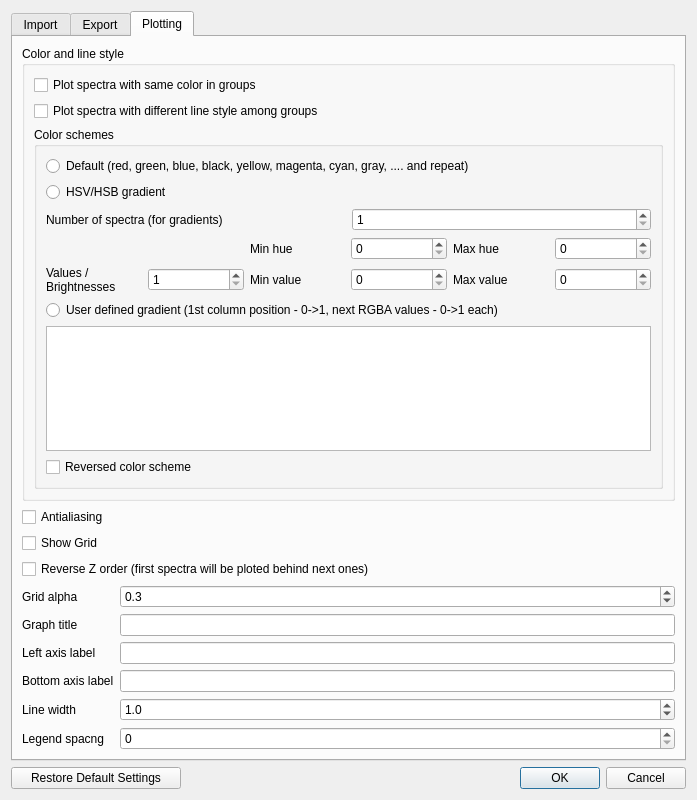
<?xml version="1.0" encoding="UTF-8"?>
<ui version="4.0">
 <class>Dialog</class>
 <widget class="QDialog" name="Dialog">
  <property name="enabled">
   <bool>true</bool>
  </property>
  <property name="geometry">
   <rect>
    <x>0</x>
    <y>0</y>
    <width>697</width>
    <height>800</height>
   </rect>
  </property>
  <property name="sizePolicy">
   <sizepolicy hsizetype="Fixed" vsizetype="Fixed">
    <horstretch>0</horstretch>
    <verstretch>0</verstretch>
   </sizepolicy>
  </property>
  <property name="minimumSize">
   <size>
    <width>0</width>
    <height>0</height>
   </size>
  </property>
  <property name="maximumSize">
   <size>
    <width>999999</width>
    <height>999999</height>
   </size>
  </property>
  <property name="windowTitle">
   <string>Dialog</string>
  </property>
  <layout class="QGridLayout" name="gridLayout_5">
   <item row="0" column="0">
    <layout class="QVBoxLayout" name="verticalLayout">
     <item>
      <widget class="QTabWidget" name="tabWidget">
       <property name="tabPosition">
        <enum>QTabWidget::North</enum>
       </property>
       <property name="tabShape">
        <enum>QTabWidget::Rounded</enum>
       </property>
       <property name="currentIndex">
        <number>2</number>
       </property>
       <property name="elideMode">
        <enum>Qt::ElideNone</enum>
       </property>
       <property name="usesScrollButtons">
        <bool>true</bool>
       </property>
       <property name="documentMode">
        <bool>false</bool>
       </property>
       <property name="tabsClosable">
        <bool>false</bool>
       </property>
       <property name="movable">
        <bool>false</bool>
       </property>
       <property name="tabBarAutoHide">
        <bool>true</bool>
       </property>
       <widget class="QWidget" name="tImport">
        <attribute name="title">
         <string>Import</string>
        </attribute>
        <layout class="QGridLayout" name="gridLayout_2">
         <item row="0" column="0">
          <layout class="QVBoxLayout" name="verticalLayout_2">
           <item>
            <widget class="QLabel" name="label_11">
             <property name="text">
              <string>\n - new line, \r - cartrige return, \t - tabulator
If delimiter field is empty, lines will be splitted by any whitespace (' ', '\n', '\r', '\t', '\f', '\v') and empty strings will be discarded (empty entries will be always removed). Note, that this does not apply for CSV file, if delimiter for CSV file is empty, default comma ',' will be used.</string>
             </property>
             <property name="wordWrap">
              <bool>true</bool>
             </property>
            </widget>
           </item>
           <item>
            <widget class="QGroupBox" name="groupBox_7">
             <property name="title">
              <string>CSV and Other files + Clipboard settings</string>
             </property>
             <layout class="QGridLayout" name="gridLayout_7">
              <item row="0" column="0">
               <layout class="QVBoxLayout" name="verticalLayout_10">
                <item>
                 <layout class="QHBoxLayout" name="horizontalLayout_3">
                  <item>
                   <widget class="QLabel" name="label_12">
                    <property name="text">
                     <string>Skip first n columns:</string>
                    </property>
                   </widget>
                  </item>
                  <item>
                   <widget class="QSpinBox" name="sbColumns">
                    <property name="maximum">
                     <number>9999999</number>
                    </property>
                   </widget>
                  </item>
                 </layout>
                </item>
                <item>
                 <widget class="QCheckBox" name="cbRemoveEmptyEntries">
                  <property name="text">
                   <string>Remove empty entries for each parsed line</string>
                  </property>
                 </widget>
                </item>
               </layout>
              </item>
             </layout>
            </widget>
           </item>
           <item>
            <widget class="QGroupBox" name="groupBox">
             <property name="title">
              <string>Files</string>
             </property>
             <layout class="QGridLayout" name="gridLayout_16">
              <item row="1" column="0">
               <layout class="QVBoxLayout" name="verticalLayout_9">
                <item>
                 <layout class="QGridLayout" name="gridLayout_3">
                  <item row="5" column="3">
                   <widget class="QLineEdit" name="general_imp_delimiter"/>
                  </item>
                  <item row="5" column="0">
                   <widget class="QLabel" name="label_3">
                    <property name="text">
                     <string>Delimiter</string>
                    </property>
                   </widget>
                  </item>
                  <item row="0" column="3">
                   <widget class="QLabel" name="label_7">
                    <property name="text">
                     <string>Other (*.txt, etc.)</string>
                    </property>
                   </widget>
                  </item>
                  <item row="6" column="3">
                   <widget class="QLineEdit" name="general_imp_decimal_sep"/>
                  </item>
                  <item row="6" column="0">
                   <widget class="QLabel" name="label_4">
                    <property name="text">
                     <string>Decimal separator</string>
                    </property>
                   </widget>
                  </item>
                  <item row="5" column="1">
                   <widget class="QLineEdit" name="dx_imp_delimiter"/>
                  </item>
                  <item row="5" column="2">
                   <widget class="QLineEdit" name="csv_imp_delimiter"/>
                  </item>
                  <item row="6" column="1">
                   <widget class="QLineEdit" name="dx_imp_decimal_sep"/>
                  </item>
                  <item row="6" column="2">
                   <widget class="QLineEdit" name="csv_imp_decimal_sep"/>
                  </item>
                  <item row="0" column="1">
                   <widget class="QLabel" name="label_6">
                    <property name="text">
                     <string>DX file</string>
                    </property>
                   </widget>
                  </item>
                  <item row="0" column="2">
                   <widget class="QLabel" name="label_5">
                    <property name="text">
                     <string>CSV file</string>
                    </property>
                   </widget>
                  </item>
                 </layout>
                </item>
                <item>
                 <layout class="QHBoxLayout" name="horizontalLayout_2">
                  <item>
                   <widget class="QGroupBox" name="groupBox_5">
                    <property name="title">
                     <string>DX file</string>
                    </property>
                    <layout class="QGridLayout" name="gridLayout_9">
                     <item row="0" column="0">
                      <layout class="QVBoxLayout" name="verticalLayout_4">
                       <item>
                        <widget class="QRadioButton" name="dx_import_spectra_name_from_filename">
                         <property name="text">
                          <string>Import spectra name
from filename</string>
                         </property>
                        </widget>
                       </item>
                       <item>
                        <widget class="QRadioButton" name="rb_DX_import_from_title">
                         <property name="text">
                          <string>Import spectra name
from ##TITLE entry</string>
                         </property>
                         <property name="checked">
                          <bool>true</bool>
                         </property>
                        </widget>
                       </item>
                       <item>
                        <widget class="QCheckBox" name="dx_if_title_is_empty_use_filename">
                         <property name="text">
                          <string>If ##TITLE is empty, use
spectra name from filename</string>
                         </property>
                        </widget>
                       </item>
                      </layout>
                     </item>
                    </layout>
                   </widget>
                  </item>
                  <item>
                   <widget class="QGroupBox" name="groupBox_6">
                    <property name="title">
                     <string>CSV and Other files</string>
                    </property>
                    <layout class="QGridLayout" name="gridLayout_15">
                     <item row="0" column="0">
                      <layout class="QVBoxLayout" name="verticalLayout_8">
                       <item>
                        <widget class="QLabel" name="label">
                         <property name="text">
                          <string>If possible (for non-concatenated data),</string>
                         </property>
                        </widget>
                       </item>
                       <item>
                        <widget class="QRadioButton" name="general_import_spectra_name_from_filename">
                         <property name="text">
                          <string>Import spectra name
from filename</string>
                         </property>
                        </widget>
                       </item>
                       <item>
                        <widget class="QRadioButton" name="rb_general_import_from_header">
                         <property name="text">
                          <string>Import spectra name
from header</string>
                         </property>
                         <property name="checked">
                          <bool>true</bool>
                         </property>
                        </widget>
                       </item>
                       <item>
                        <widget class="QCheckBox" name="general_if_header_is_empty_use_filename">
                         <property name="text">
                          <string>If header is empty, use
spectra name from filename</string>
                         </property>
                        </widget>
                       </item>
                      </layout>
                     </item>
                    </layout>
                   </widget>
                  </item>
                 </layout>
                </item>
               </layout>
              </item>
             </layout>
            </widget>
           </item>
           <item>
            <widget class="QGroupBox" name="groupBox_2">
             <property name="title">
              <string>Clipboard</string>
             </property>
             <layout class="QGridLayout" name="gridLayout_10">
              <item row="0" column="0">
               <layout class="QVBoxLayout" name="verticalLayout_3">
                <item>
                 <widget class="QCheckBox" name="excel_imp_as_text">
                  <property name="text">
                   <string>Import data from MS Excel as text (if checked, decimal precision will be lost)</string>
                  </property>
                 </widget>
                </item>
                <item>
                 <widget class="QLabel" name="label_10">
                  <property name="sizePolicy">
                   <sizepolicy hsizetype="Preferred" vsizetype="Minimum">
                    <horstretch>0</horstretch>
                    <verstretch>0</verstretch>
                   </sizepolicy>
                  </property>
                  <property name="text">
                   <string>Set how to import text data from clipboard (in order to retain compatibility with MS Excel/Origin, keep delimiter set as tabulator \t or empty (any whitespace characters), decimal separator is application specific)</string>
                  </property>
                  <property name="wordWrap">
                   <bool>true</bool>
                  </property>
                 </widget>
                </item>
                <item>
                 <layout class="QGridLayout" name="gridLayout_4">
                  <item row="0" column="0">
                   <widget class="QLabel" name="label_8">
                    <property name="text">
                     <string>Delimiter</string>
                    </property>
                   </widget>
                  </item>
                  <item row="1" column="0">
                   <widget class="QLabel" name="label_9">
                    <property name="text">
                     <string>Decimal separator</string>
                    </property>
                   </widget>
                  </item>
                  <item row="1" column="1">
                   <widget class="QLineEdit" name="clip_imp_decimal_sep"/>
                  </item>
                  <item row="0" column="1">
                   <widget class="QLineEdit" name="clip_imp_delimiter"/>
                  </item>
                 </layout>
                </item>
               </layout>
              </item>
             </layout>
            </widget>
           </item>
          </layout>
         </item>
        </layout>
       </widget>
       <widget class="QWidget" name="tExport">
        <attribute name="title">
         <string>Export</string>
        </attribute>
        <layout class="QGridLayout" name="gridLayout_8">
         <item row="0" column="0">
          <layout class="QGridLayout" name="gridLayout">
           <item row="1" column="0">
            <widget class="QGroupBox" name="groupBox_4">
             <property name="title">
              <string>Clipboard</string>
             </property>
             <layout class="QGridLayout" name="gridLayout_12">
              <item row="0" column="0">
               <layout class="QVBoxLayout" name="verticalLayout_5">
                <item>
                 <widget class="QLabel" name="label_18">
                  <property name="sizePolicy">
                   <sizepolicy hsizetype="Preferred" vsizetype="Minimum">
                    <horstretch>0</horstretch>
                    <verstretch>0</verstretch>
                   </sizepolicy>
                  </property>
                  <property name="text">
                   <string>Set how to export text data to clipboard (in order to retain compatibility with MS Excel/Origin, keep delimiter set as tabulator \t, decimal separator is application specific)</string>
                  </property>
                  <property name="wordWrap">
                   <bool>true</bool>
                  </property>
                 </widget>
                </item>
                <item>
                 <widget class="QCheckBox" name="clip_exp_include_group_name">
                  <property name="text">
                   <string>Include group name</string>
                  </property>
                 </widget>
                </item>
                <item>
                 <widget class="QCheckBox" name="clip_exp_include_header">
                  <property name="text">
                   <string>Include header</string>
                  </property>
                 </widget>
                </item>
                <item>
                 <layout class="QGridLayout" name="gridLayout_6">
                  <item row="0" column="0">
                   <widget class="QLabel" name="label_19">
                    <property name="text">
                     <string>Delimiter</string>
                    </property>
                   </widget>
                  </item>
                  <item row="1" column="0">
                   <widget class="QLabel" name="label_20">
                    <property name="text">
                     <string>Decimal separator</string>
                    </property>
                   </widget>
                  </item>
                  <item row="1" column="1">
                   <widget class="QLineEdit" name="clip_exp_decimal_sep"/>
                  </item>
                  <item row="0" column="1">
                   <widget class="QLineEdit" name="clip_exp_delimiter"/>
                  </item>
                 </layout>
                </item>
               </layout>
              </item>
             </layout>
            </widget>
           </item>
           <item row="0" column="0">
            <widget class="QGroupBox" name="groupBox_3">
             <property name="title">
              <string>Files</string>
             </property>
             <layout class="QGridLayout" name="gridLayout_11">
              <item row="0" column="0">
               <layout class="QVBoxLayout" name="verticalLayout_6">
                <item>
                 <widget class="QCheckBox" name="files_exp_include_group_name">
                  <property name="text">
                   <string>Include group name</string>
                  </property>
                 </widget>
                </item>
                <item>
                 <widget class="QCheckBox" name="files_exp_include_header">
                  <property name="text">
                   <string>Include header</string>
                  </property>
                 </widget>
                </item>
               </layout>
              </item>
             </layout>
            </widget>
           </item>
          </layout>
         </item>
        </layout>
       </widget>
       <widget class="QWidget" name="tPlotting">
        <attribute name="title">
         <string>Plotting</string>
        </attribute>
        <layout class="QVBoxLayout" name="verticalLayout_12">
         <item>
          <widget class="QGroupBox" name="groupBox_8">
           <property name="title">
            <string>Color and line style</string>
           </property>
           <layout class="QVBoxLayout" name="verticalLayout_11">
            <item>
             <widget class="QCheckBox" name="same_color_in_group">
              <property name="text">
               <string>Plot spectra with same color in groups</string>
              </property>
             </widget>
            </item>
            <item>
             <widget class="QCheckBox" name="different_line_style_among_groups">
              <property name="text">
               <string>Plot spectra with different line style among groups</string>
              </property>
             </widget>
            </item>
            <item>
             <widget class="QGroupBox" name="groupBox_9">
              <property name="title">
               <string>Color schemes</string>
              </property>
              <layout class="QVBoxLayout" name="verticalLayout_7">
               <item>
                <widget class="QRadioButton" name="rbDefaultColorScheme">
                 <property name="text">
                  <string>Default (red, green, blue, black, yellow, magenta, cyan, gray, .... and repeat)</string>
                 </property>
                </widget>
               </item>
               <item>
                <widget class="QRadioButton" name="rbHSVColorScheme">
                 <property name="text">
                  <string>HSV/HSB gradient</string>
                 </property>
                </widget>
               </item>
               <item>
                <layout class="QHBoxLayout" name="horizontalLayout_4">
                 <item>
                  <widget class="QLabel" name="label_32">
                   <property name="text">
                    <string>Number of spectra (for gradients)</string>
                   </property>
                  </widget>
                 </item>
                 <item>
                  <widget class="QSpinBox" name="sbHues">
                   <property name="minimum">
                    <number>1</number>
                   </property>
                   <property name="maximum">
                    <number>999999</number>
                   </property>
                  </widget>
                 </item>
                </layout>
               </item>
               <item>
                <layout class="QGridLayout" name="gridLayout_14">
                 <item row="0" column="2">
                  <widget class="QLabel" name="label_27">
                   <property name="text">
                    <string>Min hue</string>
                   </property>
                  </widget>
                 </item>
                 <item row="0" column="3">
                  <widget class="QSpinBox" name="sbMinHue">
                   <property name="minimum">
                    <number>0</number>
                   </property>
                   <property name="maximum">
                    <number>360</number>
                   </property>
                  </widget>
                 </item>
                 <item row="0" column="4">
                  <widget class="QLabel" name="label_28">
                   <property name="text">
                    <string>Max hue</string>
                   </property>
                  </widget>
                 </item>
                 <item row="0" column="5">
                  <widget class="QSpinBox" name="sbMaxHue">
                   <property name="minimum">
                    <number>0</number>
                   </property>
                   <property name="maximum">
                    <number>360</number>
                   </property>
                  </widget>
                 </item>
                 <item row="1" column="0">
                  <widget class="QLabel" name="label_26">
                   <property name="text">
                    <string>Values / 
Brightnesses</string>
                   </property>
                  </widget>
                 </item>
                 <item row="1" column="1">
                  <widget class="QSpinBox" name="sbValues">
                   <property name="minimum">
                    <number>1</number>
                   </property>
                   <property name="maximum">
                    <number>999999</number>
                   </property>
                  </widget>
                 </item>
                 <item row="1" column="2">
                  <widget class="QLabel" name="label_29">
                   <property name="text">
                    <string>Min value</string>
                   </property>
                  </widget>
                 </item>
                 <item row="1" column="3">
                  <widget class="QSpinBox" name="sbMinValue">
                   <property name="minimum">
                    <number>0</number>
                   </property>
                   <property name="maximum">
                    <number>255</number>
                   </property>
                  </widget>
                 </item>
                 <item row="1" column="4">
                  <widget class="QLabel" name="label_30">
                   <property name="text">
                    <string>Max value</string>
                   </property>
                  </widget>
                 </item>
                 <item row="1" column="5">
                  <widget class="QSpinBox" name="sbMaxValue">
                   <property name="minimum">
                    <number>0</number>
                   </property>
                   <property name="maximum">
                    <number>255</number>
                   </property>
                  </widget>
                 </item>
                </layout>
               </item>
               <item>
                <widget class="QRadioButton" name="rbUserColorScheme">
                 <property name="text">
                  <string>User defined gradient (1st column position - 0-&gt;1, next RGBA values - 0-&gt;1 each)</string>
                 </property>
                </widget>
               </item>
               <item>
                <widget class="QPlainTextEdit" name="txbUserColorScheme">
                 <property name="sizePolicy">
                  <sizepolicy hsizetype="Expanding" vsizetype="Minimum">
                   <horstretch>0</horstretch>
                   <verstretch>0</verstretch>
                  </sizepolicy>
                 </property>
                 <property name="minimumSize">
                  <size>
                   <width>0</width>
                   <height>0</height>
                  </size>
                 </property>
                 <property name="sizeAdjustPolicy">
                  <enum>QAbstractScrollArea::AdjustToContents</enum>
                 </property>
                </widget>
               </item>
               <item>
                <widget class="QCheckBox" name="cbHSVReversed">
                 <property name="text">
                  <string>Reversed color scheme</string>
                 </property>
                </widget>
               </item>
              </layout>
             </widget>
            </item>
           </layout>
          </widget>
         </item>
         <item>
          <widget class="QCheckBox" name="antialiasing">
           <property name="text">
            <string>Antialiasing</string>
           </property>
          </widget>
         </item>
         <item>
          <widget class="QCheckBox" name="show_grid">
           <property name="text">
            <string>Show Grid</string>
           </property>
          </widget>
         </item>
         <item>
          <widget class="QCheckBox" name="chbReverseZOrder">
           <property name="text">
            <string>Reverse Z order (first spectra will be ploted behind next ones)</string>
           </property>
          </widget>
         </item>
         <item>
          <layout class="QGridLayout" name="gridLayout_13">
           <item row="4" column="0">
            <widget class="QLabel" name="label_23">
             <property name="text">
              <string>Line width</string>
             </property>
            </widget>
           </item>
           <item row="0" column="0">
            <widget class="QLabel" name="label_31">
             <property name="text">
              <string>Grid alpha</string>
             </property>
            </widget>
           </item>
           <item row="2" column="0">
            <widget class="QLabel" name="label_21">
             <property name="text">
              <string>Left axis label</string>
             </property>
            </widget>
           </item>
           <item row="2" column="2">
            <widget class="QLineEdit" name="left_axis_label"/>
           </item>
           <item row="4" column="2">
            <widget class="QDoubleSpinBox" name="line_width">
             <property name="decimals">
              <number>1</number>
             </property>
             <property name="minimum">
              <double>0.100000000000000</double>
             </property>
             <property name="maximum">
              <double>50.000000000000000</double>
             </property>
             <property name="value">
              <double>1.000000000000000</double>
             </property>
            </widget>
           </item>
           <item row="3" column="0">
            <widget class="QLabel" name="label_14">
             <property name="text">
              <string>Bottom axis label</string>
             </property>
            </widget>
           </item>
           <item row="5" column="2">
            <widget class="QSpinBox" name="legend_spacing">
             <property name="maximum">
              <number>200</number>
             </property>
             <property name="singleStep">
              <number>1</number>
             </property>
            </widget>
           </item>
           <item row="1" column="0">
            <widget class="QLabel" name="label_22">
             <property name="text">
              <string>Graph title</string>
             </property>
            </widget>
           </item>
           <item row="5" column="0">
            <widget class="QLabel" name="label_24">
             <property name="text">
              <string>Legend spacng</string>
             </property>
            </widget>
           </item>
           <item row="3" column="2">
            <widget class="QLineEdit" name="bottom_axis_label"/>
           </item>
           <item row="1" column="2">
            <widget class="QLineEdit" name="graph_title"/>
           </item>
           <item row="0" column="2">
            <widget class="QDoubleSpinBox" name="grid_alpha">
             <property name="decimals">
              <number>1</number>
             </property>
             <property name="minimum">
              <double>0.000000000000000</double>
             </property>
             <property name="maximum">
              <double>1.000000000000000</double>
             </property>
             <property name="singleStep">
              <double>0.100000000000000</double>
             </property>
             <property name="value">
              <double>0.300000000000000</double>
             </property>
            </widget>
           </item>
          </layout>
         </item>
        </layout>
       </widget>
      </widget>
     </item>
     <item>
      <layout class="QHBoxLayout" name="horizontalLayout">
       <item>
        <widget class="QPushButton" name="btnRestoreDefaultSettings">
         <property name="minimumSize">
          <size>
           <width>170</width>
           <height>0</height>
          </size>
         </property>
         <property name="text">
          <string>Restore Default Settings</string>
         </property>
        </widget>
       </item>
       <item>
        <widget class="QDialogButtonBox" name="buttonBox">
         <property name="orientation">
          <enum>Qt::Horizontal</enum>
         </property>
         <property name="standardButtons">
          <set>QDialogButtonBox::Cancel|QDialogButtonBox::Ok</set>
         </property>
        </widget>
       </item>
      </layout>
     </item>
    </layout>
   </item>
  </layout>
 </widget>
 <tabstops>
  <tabstop>tabWidget</tabstop>
  <tabstop>general_imp_delimiter</tabstop>
  <tabstop>general_imp_decimal_sep</tabstop>
  <tabstop>excel_imp_as_text</tabstop>
  <tabstop>clip_imp_delimiter</tabstop>
  <tabstop>clip_imp_decimal_sep</tabstop>
  <tabstop>clip_exp_include_group_name</tabstop>
  <tabstop>clip_exp_include_header</tabstop>
  <tabstop>clip_exp_delimiter</tabstop>
  <tabstop>clip_exp_decimal_sep</tabstop>
  <tabstop>left_axis_label</tabstop>
  <tabstop>bottom_axis_label</tabstop>
  <tabstop>btnRestoreDefaultSettings</tabstop>
 </tabstops>
 <resources/>
 <connections>
  <connection>
   <sender>buttonBox</sender>
   <signal>accepted()</signal>
   <receiver>Dialog</receiver>
   <slot>accept()</slot>
   <hints>
    <hint type="sourcelabel">
     <x>248</x>
     <y>254</y>
    </hint>
    <hint type="destinationlabel">
     <x>157</x>
     <y>274</y>
    </hint>
   </hints>
  </connection>
  <connection>
   <sender>buttonBox</sender>
   <signal>rejected()</signal>
   <receiver>Dialog</receiver>
   <slot>reject()</slot>
   <hints>
    <hint type="sourcelabel">
     <x>316</x>
     <y>260</y>
    </hint>
    <hint type="destinationlabel">
     <x>286</x>
     <y>274</y>
    </hint>
   </hints>
  </connection>
 </connections>
</ui>
